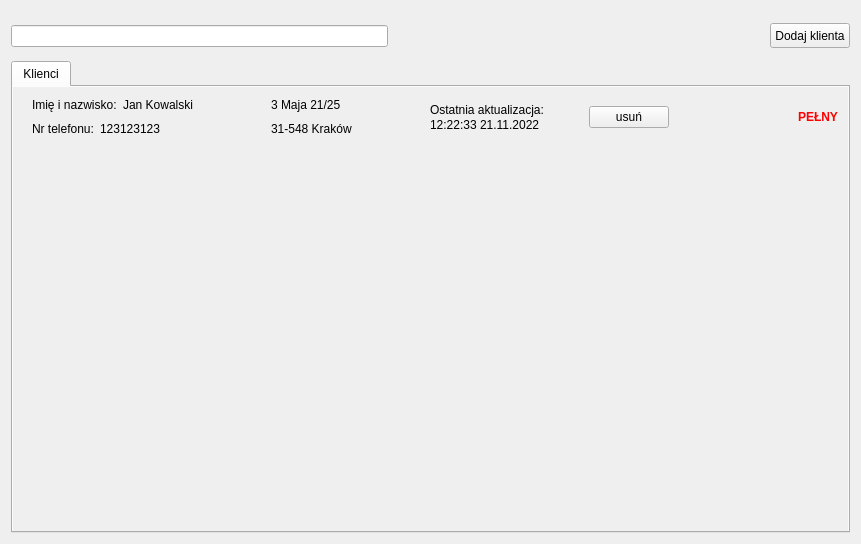
<?xml version="1.0" encoding="UTF-8"?>
<ui version="4.0">
 <class>Form</class>
 <widget class="QWidget" name="Form">
  <property name="geometry">
   <rect>
    <x>0</x>
    <y>0</y>
    <width>860</width>
    <height>544</height>
   </rect>
  </property>
  <property name="windowTitle">
   <string>Form</string>
  </property>
  <layout class="QGridLayout" name="gridLayout">
   <item row="0" column="0">
    <widget class="QWidget" name="widget_11" native="true">
     <layout class="QVBoxLayout" name="verticalLayout_8">
      <property name="spacing">
       <number>20</number>
      </property>
      <property name="leftMargin">
       <number>0</number>
      </property>
      <property name="topMargin">
       <number>0</number>
      </property>
      <property name="rightMargin">
       <number>0</number>
      </property>
      <property name="bottomMargin">
       <number>0</number>
      </property>
      <item>
       <widget class="QWidget" name="widget_9" native="true">
        <property name="minimumSize">
         <size>
          <width>839</width>
          <height>30</height>
         </size>
        </property>
        <property name="maximumSize">
         <size>
          <width>16777215</width>
          <height>10</height>
         </size>
        </property>
        <property name="baseSize">
         <size>
          <width>0</width>
          <height>50</height>
         </size>
        </property>
        <layout class="QHBoxLayout" name="horizontalLayout_12">
         <property name="leftMargin">
          <number>0</number>
         </property>
         <property name="topMargin">
          <number>0</number>
         </property>
         <property name="rightMargin">
          <number>0</number>
         </property>
         <property name="bottomMargin">
          <number>0</number>
         </property>
         <item>
          <widget class="QLineEdit" name="searchField">
           <property name="maximumSize">
            <size>
             <width>600</width>
             <height>16777215</height>
            </size>
           </property>
          </widget>
         </item>
         <item>
          <spacer name="horizontalSpacer_7">
           <property name="orientation">
            <enum>Qt::Horizontal</enum>
           </property>
           <property name="sizeHint" stdset="0">
            <size>
             <width>40</width>
             <height>20</height>
            </size>
           </property>
          </spacer>
         </item>
         <item>
          <widget class="QPushButton" name="addClientButton">
           <property name="maximumSize">
            <size>
             <width>150</width>
             <height>25</height>
            </size>
           </property>
           <property name="text">
            <string>Dodaj klienta</string>
           </property>
          </widget>
         </item>
        </layout>
       </widget>
      </item>
      <item>
       <widget class="QWidget" name="widget_10" native="true">
        <layout class="QVBoxLayout" name="verticalLayout_9">
         <property name="leftMargin">
          <number>0</number>
         </property>
         <property name="topMargin">
          <number>0</number>
         </property>
         <property name="rightMargin">
          <number>0</number>
         </property>
         <property name="bottomMargin">
          <number>0</number>
         </property>
         <item>
          <widget class="QTabWidget" name="tab">
           <property name="autoFillBackground">
            <bool>false</bool>
           </property>
           <property name="currentIndex">
            <number>0</number>
           </property>
           <widget class="QWidget" name="clients">
            <attribute name="title">
             <string>Klienci</string>
            </attribute>
            <layout class="QVBoxLayout" name="verticalLayout_2">
             <property name="spacing">
              <number>0</number>
             </property>
             <property name="leftMargin">
              <number>0</number>
             </property>
             <property name="topMargin">
              <number>0</number>
             </property>
             <property name="rightMargin">
              <number>0</number>
             </property>
             <property name="bottomMargin">
              <number>0</number>
             </property>
             <item>
              <widget class="QScrollArea" name="scrollArea_2">
               <property name="frameShape">
                <enum>QFrame::NoFrame</enum>
               </property>
               <property name="frameShadow">
                <enum>QFrame::Raised</enum>
               </property>
               <property name="horizontalScrollBarPolicy">
                <enum>Qt::ScrollBarAsNeeded</enum>
               </property>
               <property name="widgetResizable">
                <bool>true</bool>
               </property>
               <widget class="QWidget" name="clientsContent">
                <property name="geometry">
                 <rect>
                  <x>0</x>
                  <y>0</y>
                  <width>836</width>
                  <height>450</height>
                 </rect>
                </property>
                <property name="class" stdset="0">
                 <string>scrollAreaContent</string>
                </property>
                <layout class="QVBoxLayout">
                 <property name="spacing">
                  <number>0</number>
                 </property>
                 <property name="leftMargin">
                  <number>0</number>
                 </property>
                 <property name="topMargin">
                  <number>0</number>
                 </property>
                 <property name="rightMargin">
                  <number>0</number>
                 </property>
                 <property name="bottomMargin">
                  <number>0</number>
                 </property>
                 <item>
                  <widget class="QWidget" name="widget_2" native="true">
                   <property name="minimumSize">
                    <size>
                     <width>0</width>
                     <height>60</height>
                    </size>
                   </property>
                   <property name="maximumSize">
                    <size>
                     <width>16777215</width>
                     <height>60</height>
                    </size>
                   </property>
                   <layout class="QHBoxLayout" name="horizontalLayout_4">
                    <property name="spacing">
                     <number>20</number>
                    </property>
                    <property name="leftMargin">
                     <number>10</number>
                    </property>
                    <property name="topMargin">
                     <number>0</number>
                    </property>
                    <property name="rightMargin">
                     <number>10</number>
                    </property>
                    <property name="bottomMargin">
                     <number>0</number>
                    </property>
                    <item>
                     <widget class="QWidget" name="widget_3" native="true">
                      <layout class="QVBoxLayout" name="verticalLayout_5">
                       <property name="leftMargin">
                        <number>9</number>
                       </property>
                       <property name="topMargin">
                        <number>9</number>
                       </property>
                       <property name="rightMargin">
                        <number>9</number>
                       </property>
                       <property name="bottomMargin">
                        <number>9</number>
                       </property>
                       <item>
                        <widget class="QWidget" name="widget_5" native="true">
                         <property name="layoutDirection">
                          <enum>Qt::LeftToRight</enum>
                         </property>
                         <layout class="QHBoxLayout" name="horizontalLayout_5">
                          <property name="leftMargin">
                           <number>0</number>
                          </property>
                          <property name="topMargin">
                           <number>0</number>
                          </property>
                          <property name="rightMargin">
                           <number>0</number>
                          </property>
                          <property name="bottomMargin">
                           <number>0</number>
                          </property>
                          <item>
                           <widget class="QLabel" name="label_8">
                            <property name="text">
                             <string>Imię i nazwisko:</string>
                            </property>
                           </widget>
                          </item>
                          <item>
                           <widget class="QLabel" name="label_4">
                            <property name="text">
                             <string>Jan Kowalski</string>
                            </property>
                           </widget>
                          </item>
                          <item>
                           <spacer name="horizontalSpacer_3">
                            <property name="orientation">
                             <enum>Qt::Horizontal</enum>
                            </property>
                            <property name="sizeHint" stdset="0">
                             <size>
                              <width>40</width>
                              <height>20</height>
                             </size>
                            </property>
                           </spacer>
                          </item>
                         </layout>
                        </widget>
                       </item>
                       <item>
                        <widget class="QWidget" name="widget_6" native="true">
                         <layout class="QHBoxLayout" name="horizontalLayout_6">
                          <property name="leftMargin">
                           <number>0</number>
                          </property>
                          <property name="topMargin">
                           <number>0</number>
                          </property>
                          <property name="rightMargin">
                           <number>0</number>
                          </property>
                          <property name="bottomMargin">
                           <number>0</number>
                          </property>
                          <item>
                           <widget class="QLabel" name="label_5">
                            <property name="text">
                             <string>Nr telefonu:</string>
                            </property>
                           </widget>
                          </item>
                          <item>
                           <widget class="QLabel" name="label_9">
                            <property name="text">
                             <string>123123123</string>
                            </property>
                           </widget>
                          </item>
                          <item>
                           <spacer name="horizontalSpacer_4">
                            <property name="orientation">
                             <enum>Qt::Horizontal</enum>
                            </property>
                            <property name="sizeHint" stdset="0">
                             <size>
                              <width>40</width>
                              <height>20</height>
                             </size>
                            </property>
                           </spacer>
                          </item>
                         </layout>
                        </widget>
                       </item>
                      </layout>
                     </widget>
                    </item>
                    <item>
                     <widget class="QWidget" name="widget_4" native="true">
                      <layout class="QVBoxLayout" name="verticalLayout_7">
                       <property name="leftMargin">
                        <number>9</number>
                       </property>
                       <item>
                        <widget class="QWidget" name="widget_8" native="true">
                         <layout class="QHBoxLayout" name="horizontalLayout_8">
                          <property name="leftMargin">
                           <number>0</number>
                          </property>
                          <property name="topMargin">
                           <number>0</number>
                          </property>
                          <property name="rightMargin">
                           <number>0</number>
                          </property>
                          <property name="bottomMargin">
                           <number>0</number>
                          </property>
                          <item>
                           <widget class="QLabel" name="label_6">
                            <property name="text">
                             <string>3 Maja 21/25</string>
                            </property>
                           </widget>
                          </item>
                          <item>
                           <spacer name="horizontalSpacer_5">
                            <property name="orientation">
                             <enum>Qt::Horizontal</enum>
                            </property>
                            <property name="sizeHint" stdset="0">
                             <size>
                              <width>40</width>
                              <height>20</height>
                             </size>
                            </property>
                           </spacer>
                          </item>
                         </layout>
                        </widget>
                       </item>
                       <item>
                        <widget class="QWidget" name="widget_7" native="true">
                         <layout class="QHBoxLayout" name="horizontalLayout_7">
                          <property name="leftMargin">
                           <number>0</number>
                          </property>
                          <property name="topMargin">
                           <number>0</number>
                          </property>
                          <property name="rightMargin">
                           <number>0</number>
                          </property>
                          <property name="bottomMargin">
                           <number>0</number>
                          </property>
                          <item>
                           <widget class="QLabel" name="label_12">
                            <property name="text">
                             <string>31-548 Kraków</string>
                            </property>
                           </widget>
                          </item>
                          <item>
                           <spacer name="horizontalSpacer_6">
                            <property name="orientation">
                             <enum>Qt::Horizontal</enum>
                            </property>
                            <property name="sizeHint" stdset="0">
                             <size>
                              <width>40</width>
                              <height>20</height>
                             </size>
                            </property>
                           </spacer>
                          </item>
                         </layout>
                        </widget>
                       </item>
                      </layout>
                     </widget>
                    </item>
                    <item>
                     <widget class="QWidget" name="widget_12" native="true">
                      <property name="minimumSize">
                       <size>
                        <width>50</width>
                        <height>0</height>
                       </size>
                      </property>
                      <layout class="QVBoxLayout" name="verticalLayout">
                       <property name="spacing">
                        <number>0</number>
                       </property>
                       <property name="topMargin">
                        <number>15</number>
                       </property>
                       <property name="bottomMargin">
                        <number>15</number>
                       </property>
                       <item>
                        <widget class="QLabel" name="label_2">
                         <property name="text">
                          <string>Ostatnia aktualizacja:  </string>
                         </property>
                        </widget>
                       </item>
                       <item>
                        <widget class="QLabel" name="label_3">
                         <property name="text">
                          <string>12:22:33 21.11.2022</string>
                         </property>
                        </widget>
                       </item>
                      </layout>
                     </widget>
                    </item>
                    <item alignment="Qt::AlignLeft">
                     <widget class="QWidget" name="widget" native="true">
                      <layout class="QHBoxLayout" name="horizontalLayout">
                       <item>
                        <widget class="QPushButton" name="pushButton">
                         <property name="text">
                          <string>usuń</string>
                         </property>
                        </widget>
                       </item>
                      </layout>
                     </widget>
                    </item>
                    <item>
                     <spacer name="horizontalSpacer">
                      <property name="orientation">
                       <enum>Qt::Horizontal</enum>
                      </property>
                      <property name="sizeHint" stdset="0">
                       <size>
                        <width>40</width>
                        <height>20</height>
                       </size>
                      </property>
                     </spacer>
                    </item>
                    <item>
                     <widget class="QLabel" name="label">
                      <property name="minimumSize">
                       <size>
                        <width>40</width>
                        <height>0</height>
                       </size>
                      </property>
                      <property name="maximumSize">
                       <size>
                        <width>40</width>
                        <height>16777215</height>
                       </size>
                      </property>
                      <property name="styleSheet">
                       <string notr="true">color: red; font-weight: bold;</string>
                      </property>
                      <property name="text">
                       <string>PEŁNY</string>
                      </property>
                     </widget>
                    </item>
                   </layout>
                  </widget>
                 </item>
                 <item>
                  <spacer name="verticalSpacer">
                   <property name="orientation">
                    <enum>Qt::Vertical</enum>
                   </property>
                   <property name="sizeHint" stdset="0">
                    <size>
                     <width>20</width>
                     <height>40</height>
                    </size>
                   </property>
                  </spacer>
                 </item>
                </layout>
               </widget>
              </widget>
             </item>
            </layout>
           </widget>
          </widget>
         </item>
        </layout>
       </widget>
      </item>
     </layout>
    </widget>
   </item>
  </layout>
 </widget>
 <resources/>
 <connections/>
</ui>
